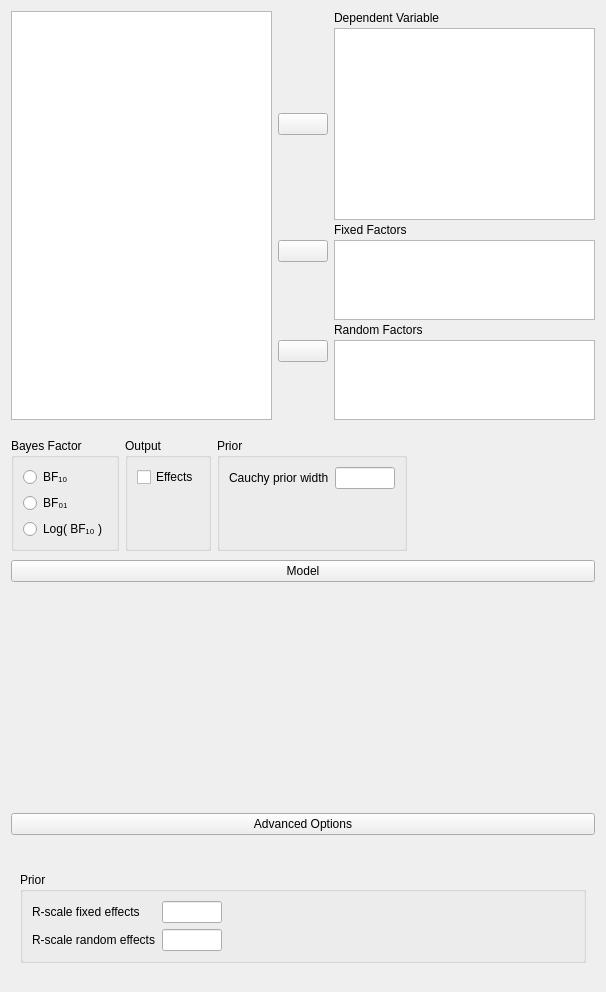
<?xml version="1.0" encoding="UTF-8"?>
<ui version="4.0">
 <class>AnovaBayesianForm</class>
 <widget class="QWidget" name="AnovaBayesianForm">
  <property name="geometry">
   <rect>
    <x>0</x>
    <y>0</y>
    <width>606</width>
    <height>992</height>
   </rect>
  </property>
  <property name="sizePolicy">
   <sizepolicy hsizetype="Fixed" vsizetype="Preferred">
    <horstretch>0</horstretch>
    <verstretch>0</verstretch>
   </sizepolicy>
  </property>
  <property name="windowTitle">
   <string>Form</string>
  </property>
  <layout class="QGridLayout" name="gridLayout">
   <property name="verticalSpacing">
    <number>0</number>
   </property>
   <item row="0" column="0">
    <widget class="QWidget" name="topWidget" native="true">
     <property name="sizePolicy">
      <sizepolicy hsizetype="Preferred" vsizetype="Fixed">
       <horstretch>0</horstretch>
       <verstretch>0</verstretch>
      </sizepolicy>
     </property>
     <layout class="QGridLayout" name="gridLayout_3">
      <property name="leftMargin">
       <number>0</number>
      </property>
      <property name="topMargin">
       <number>0</number>
      </property>
      <property name="rightMargin">
       <number>0</number>
      </property>
      <property name="verticalSpacing">
       <number>3</number>
      </property>
      <item row="1" column="1">
       <widget class="AssignButton" name="buttonAssignDependent">
        <property name="sizePolicy">
         <sizepolicy hsizetype="Fixed" vsizetype="Fixed">
          <horstretch>0</horstretch>
          <verstretch>0</verstretch>
         </sizepolicy>
        </property>
        <property name="minimumSize">
         <size>
          <width>50</width>
          <height>0</height>
         </size>
        </property>
        <property name="maximumSize">
         <size>
          <width>50</width>
          <height>16777215</height>
         </size>
        </property>
        <property name="text">
         <string/>
        </property>
       </widget>
      </item>
      <item row="1" column="2">
       <widget class="boundSingleItemView" name="dependent">
        <property name="sizePolicy">
         <sizepolicy hsizetype="Expanding" vsizetype="Fixed">
          <horstretch>0</horstretch>
          <verstretch>0</verstretch>
         </sizepolicy>
        </property>
        <property name="minimumSize">
         <size>
          <width>0</width>
          <height>0</height>
         </size>
        </property>
        <property name="maximumSize">
         <size>
          <width>16777215</width>
          <height>16777215</height>
         </size>
        </property>
        <property name="selectionMode">
         <enum>QAbstractItemView::ExtendedSelection</enum>
        </property>
       </widget>
      </item>
      <item row="0" column="2">
       <widget class="QLabel" name="label">
        <property name="text">
         <string>Dependent Variable</string>
        </property>
       </widget>
      </item>
      <item row="3" column="2" rowspan="2">
       <widget class="BoundListView" name="fixedFactors">
        <property name="sizePolicy">
         <sizepolicy hsizetype="Expanding" vsizetype="Fixed">
          <horstretch>0</horstretch>
          <verstretch>0</verstretch>
         </sizepolicy>
        </property>
        <property name="minimumSize">
         <size>
          <width>0</width>
          <height>80</height>
         </size>
        </property>
        <property name="maximumSize">
         <size>
          <width>16777215</width>
          <height>80</height>
         </size>
        </property>
        <property name="selectionMode">
         <enum>QAbstractItemView::ExtendedSelection</enum>
        </property>
       </widget>
      </item>
      <item row="3" column="1">
       <widget class="AssignButton" name="buttonAssignFixed">
        <property name="sizePolicy">
         <sizepolicy hsizetype="Fixed" vsizetype="Fixed">
          <horstretch>0</horstretch>
          <verstretch>0</verstretch>
         </sizepolicy>
        </property>
        <property name="minimumSize">
         <size>
          <width>50</width>
          <height>0</height>
         </size>
        </property>
        <property name="maximumSize">
         <size>
          <width>50</width>
          <height>16777215</height>
         </size>
        </property>
        <property name="text">
         <string/>
        </property>
       </widget>
      </item>
      <item row="2" column="2">
       <widget class="QLabel" name="label_2">
        <property name="text">
         <string>Fixed Factors</string>
        </property>
       </widget>
      </item>
      <item row="5" column="2">
       <widget class="QLabel" name="label_3">
        <property name="text">
         <string>Random Factors</string>
        </property>
       </widget>
      </item>
      <item row="4" column="1">
       <spacer name="verticalSpacer">
        <property name="orientation">
         <enum>Qt::Vertical</enum>
        </property>
        <property name="sizeHint" stdset="0">
         <size>
          <width>20</width>
          <height>0</height>
         </size>
        </property>
       </spacer>
      </item>
      <item row="7" column="1">
       <spacer name="verticalSpacer_2">
        <property name="orientation">
         <enum>Qt::Vertical</enum>
        </property>
        <property name="sizeHint" stdset="0">
         <size>
          <width>20</width>
          <height>0</height>
         </size>
        </property>
       </spacer>
      </item>
      <item row="6" column="1">
       <widget class="AssignButton" name="buttonAssignRandom">
        <property name="sizePolicy">
         <sizepolicy hsizetype="Fixed" vsizetype="Fixed">
          <horstretch>0</horstretch>
          <verstretch>0</verstretch>
         </sizepolicy>
        </property>
        <property name="minimumSize">
         <size>
          <width>50</width>
          <height>0</height>
         </size>
        </property>
        <property name="maximumSize">
         <size>
          <width>50</width>
          <height>16777215</height>
         </size>
        </property>
        <property name="text">
         <string/>
        </property>
       </widget>
      </item>
      <item row="6" column="2" rowspan="2">
       <widget class="BoundListView" name="randomFactors">
        <property name="sizePolicy">
         <sizepolicy hsizetype="Expanding" vsizetype="Fixed">
          <horstretch>0</horstretch>
          <verstretch>0</verstretch>
         </sizepolicy>
        </property>
        <property name="minimumSize">
         <size>
          <width>0</width>
          <height>80</height>
         </size>
        </property>
        <property name="maximumSize">
         <size>
          <width>16777215</width>
          <height>80</height>
         </size>
        </property>
        <property name="selectionMode">
         <enum>QAbstractItemView::ExtendedSelection</enum>
        </property>
       </widget>
      </item>
      <item row="0" column="0" rowspan="8">
       <widget class="AvailableFieldsListView" name="listAvailableFields">
        <property name="sizePolicy">
         <sizepolicy hsizetype="Expanding" vsizetype="Preferred">
          <horstretch>0</horstretch>
          <verstretch>0</verstretch>
         </sizepolicy>
        </property>
        <property name="minimumSize">
         <size>
          <width>210</width>
          <height>0</height>
         </size>
        </property>
        <property name="maximumSize">
         <size>
          <width>16777215</width>
          <height>16777215</height>
         </size>
        </property>
        <property name="selectionMode">
         <enum>QAbstractItemView::ExtendedSelection</enum>
        </property>
       </widget>
      </item>
     </layout>
    </widget>
   </item>
   <item row="1" column="0">
    <widget class="QWidget" name="widget_10" native="true">
     <property name="sizePolicy">
      <sizepolicy hsizetype="Fixed" vsizetype="Fixed">
       <horstretch>0</horstretch>
       <verstretch>0</verstretch>
      </sizepolicy>
     </property>
     <layout class="QGridLayout" name="gridLayout_4">
      <property name="leftMargin">
       <number>0</number>
      </property>
      <property name="rightMargin">
       <number>0</number>
      </property>
      <property name="bottomMargin">
       <number>0</number>
      </property>
      <item row="0" column="1">
       <widget class="GroupBox" name="groupBox_3">
        <property name="title">
         <string>Output</string>
        </property>
        <layout class="QGridLayout" name="gridLayout_8">
         <item row="1" column="1">
          <spacer name="verticalSpacer_3">
           <property name="orientation">
            <enum>Qt::Vertical</enum>
           </property>
           <property name="sizeHint" stdset="0">
            <size>
             <width>20</width>
             <height>5</height>
            </size>
           </property>
          </spacer>
         </item>
         <item row="0" column="0" colspan="2">
          <widget class="BoundCheckBox" name="effects">
           <property name="text">
            <string>Effects</string>
           </property>
          </widget>
         </item>
        </layout>
       </widget>
      </item>
      <item row="0" column="2">
       <widget class="GroupBox" name="groupBox">
        <property name="title">
         <string>Prior</string>
        </property>
        <layout class="QGridLayout" name="gridLayout_10">
         <item row="0" column="0">
          <widget class="QLabel" name="label_4">
           <property name="text">
            <string>Cauchy prior width</string>
           </property>
          </widget>
         </item>
         <item row="0" column="1">
          <widget class="BoundTextBox" name="priorWidth">
           <property name="minimumSize">
            <size>
             <width>60</width>
             <height>0</height>
            </size>
           </property>
           <property name="maximumSize">
            <size>
             <width>60</width>
             <height>16777215</height>
            </size>
           </property>
          </widget>
         </item>
         <item row="1" column="0">
          <spacer name="verticalSpacer_4">
           <property name="orientation">
            <enum>Qt::Vertical</enum>
           </property>
           <property name="sizeHint" stdset="0">
            <size>
             <width>20</width>
             <height>5</height>
            </size>
           </property>
          </spacer>
         </item>
        </layout>
       </widget>
      </item>
      <item row="0" column="0">
       <widget class="BoundGroupBox" name="bayesFactorType">
        <property name="sizePolicy">
         <sizepolicy hsizetype="Preferred" vsizetype="Minimum">
          <horstretch>0</horstretch>
          <verstretch>0</verstretch>
         </sizepolicy>
        </property>
        <property name="title">
         <string>Bayes Factor</string>
        </property>
        <property name="flat">
         <bool>false</bool>
        </property>
        <layout class="QGridLayout" name="gridLayout_13">
         <item row="1" column="0">
          <widget class="QRadioButton" name="_2">
           <property name="text">
            <string>BF₀₁</string>
           </property>
          </widget>
         </item>
         <item row="0" column="0">
          <widget class="QRadioButton" name="_1">
           <property name="text">
            <string>BF₁₀</string>
           </property>
          </widget>
         </item>
         <item row="2" column="0">
          <widget class="QRadioButton" name="_3">
           <property name="text">
            <string>Log( BF₁₀ )</string>
           </property>
          </widget>
         </item>
        </layout>
       </widget>
      </item>
     </layout>
    </widget>
   </item>
   <item row="2" column="0">
    <widget class="QWidget" name="widget_11" native="true">
     <layout class="QGridLayout" name="gridLayout_6">
      <property name="leftMargin">
       <number>0</number>
      </property>
      <property name="topMargin">
       <number>0</number>
      </property>
      <property name="rightMargin">
       <number>0</number>
      </property>
      <property name="bottomMargin">
       <number>0</number>
      </property>
      <property name="verticalSpacing">
       <number>0</number>
      </property>
      <item row="0" column="0">
       <widget class="QWidget" name="widgetModel" native="true">
        <property name="sizePolicy">
         <sizepolicy hsizetype="Preferred" vsizetype="Preferred">
          <horstretch>0</horstretch>
          <verstretch>0</verstretch>
         </sizepolicy>
        </property>
        <layout class="QGridLayout" name="gridLayout_5">
         <property name="leftMargin">
          <number>0</number>
         </property>
         <property name="rightMargin">
          <number>0</number>
         </property>
         <property name="bottomMargin">
          <number>3</number>
         </property>
         <item row="0" column="0">
          <widget class="ExpanderButton" name="expanderModel">
           <property name="sizePolicy">
            <sizepolicy hsizetype="Expanding" vsizetype="Fixed">
             <horstretch>0</horstretch>
             <verstretch>0</verstretch>
            </sizepolicy>
           </property>
           <property name="text">
            <string>Model</string>
           </property>
          </widget>
         </item>
         <item row="1" column="0">
          <widget class="AnovaModelWidget" name="modelTerms" native="true">
           <property name="sizePolicy">
            <sizepolicy hsizetype="Expanding" vsizetype="Preferred">
             <horstretch>0</horstretch>
             <verstretch>0</verstretch>
            </sizepolicy>
           </property>
           <property name="minimumSize">
            <size>
             <width>0</width>
             <height>200</height>
            </size>
           </property>
          </widget>
         </item>
        </layout>
       </widget>
      </item>
     </layout>
    </widget>
   </item>
   <item row="3" column="0">
    <widget class="QWidget" name="advancedBox" native="true">
     <layout class="QGridLayout" name="gridLayout_2">
      <property name="leftMargin">
       <number>0</number>
      </property>
      <property name="topMargin">
       <number>0</number>
      </property>
      <property name="rightMargin">
       <number>0</number>
      </property>
      <item row="0" column="0" rowspan="2" colspan="2">
       <widget class="ExpanderButton" name="expanderAdvanced">
        <property name="text">
         <string>Advanced Options</string>
        </property>
       </widget>
      </item>
      <item row="2" column="0" rowspan="2" colspan="2">
       <widget class="QWidget" name="advancedOptions" native="true">
        <layout class="QGridLayout" name="gridLayout_7">
         <item row="0" column="0">
          <widget class="GroupBox" name="groupBox_2">
           <property name="title">
            <string>Prior</string>
           </property>
           <layout class="QGridLayout" name="gridLayout_9">
            <item row="0" column="0">
             <widget class="QLabel" name="label_5">
              <property name="text">
               <string>R-scale fixed effects</string>
              </property>
             </widget>
            </item>
            <item row="0" column="1">
             <widget class="BoundTextBox" name="priorFixedEffects">
              <property name="minimumSize">
               <size>
                <width>60</width>
                <height>0</height>
               </size>
              </property>
              <property name="maximumSize">
               <size>
                <width>60</width>
                <height>16777215</height>
               </size>
              </property>
             </widget>
            </item>
            <item row="0" column="2">
             <spacer name="horizontalSpacer">
              <property name="orientation">
               <enum>Qt::Horizontal</enum>
              </property>
              <property name="sizeHint" stdset="0">
               <size>
                <width>293</width>
                <height>20</height>
               </size>
              </property>
             </spacer>
            </item>
            <item row="1" column="0">
             <widget class="QLabel" name="label_6">
              <property name="text">
               <string>R-scale random effects</string>
              </property>
             </widget>
            </item>
            <item row="1" column="1">
             <widget class="BoundTextBox" name="priorRandomEffects">
              <property name="minimumSize">
               <size>
                <width>60</width>
                <height>0</height>
               </size>
              </property>
              <property name="maximumSize">
               <size>
                <width>60</width>
                <height>16777215</height>
               </size>
              </property>
             </widget>
            </item>
            <item row="1" column="2">
             <spacer name="horizontalSpacer_2">
              <property name="orientation">
               <enum>Qt::Horizontal</enum>
              </property>
              <property name="sizeHint" stdset="0">
               <size>
                <width>293</width>
                <height>20</height>
               </size>
              </property>
             </spacer>
            </item>
           </layout>
          </widget>
         </item>
        </layout>
       </widget>
      </item>
     </layout>
    </widget>
   </item>
  </layout>
 </widget>
 <customwidgets>
  <customwidget>
   <class>AssignButton</class>
   <extends>QPushButton</extends>
   <header>widgets/assignbutton.h</header>
  </customwidget>
  <customwidget>
   <class>AvailableFieldsListView</class>
   <extends>QListView</extends>
   <header>widgets/availablefieldslistview.h</header>
  </customwidget>
  <customwidget>
   <class>BoundListView</class>
   <extends>QListView</extends>
   <header>widgets/boundlistview.h</header>
  </customwidget>
  <customwidget>
   <class>GroupBox</class>
   <extends>QGroupBox</extends>
   <header>widgets/groupbox.h</header>
   <container>1</container>
  </customwidget>
  <customwidget>
   <class>BoundTextBox</class>
   <extends>QLineEdit</extends>
   <header>widgets/boundtextbox.h</header>
  </customwidget>
  <customwidget>
   <class>BoundGroupBox</class>
   <extends>QGroupBox</extends>
   <header>widgets/boundgroupbox.h</header>
   <container>1</container>
  </customwidget>
  <customwidget>
   <class>BoundCheckBox</class>
   <extends>QCheckBox</extends>
   <header>widgets/boundcheckbox.h</header>
  </customwidget>
  <customwidget>
   <class>boundSingleItemView</class>
   <extends>QListView</extends>
   <header>widgets/boundsingleitemview.h</header>
  </customwidget>
  <customwidget>
   <class>ExpanderButton</class>
   <extends>QPushButton</extends>
   <header>widgets/expanderbutton.h</header>
  </customwidget>
  <customwidget>
   <class>AnovaModelWidget</class>
   <extends>QWidget</extends>
   <header>widgets/anovamodelwidget.h</header>
   <container>1</container>
  </customwidget>
 </customwidgets>
 <resources/>
 <connections/>
</ui>
